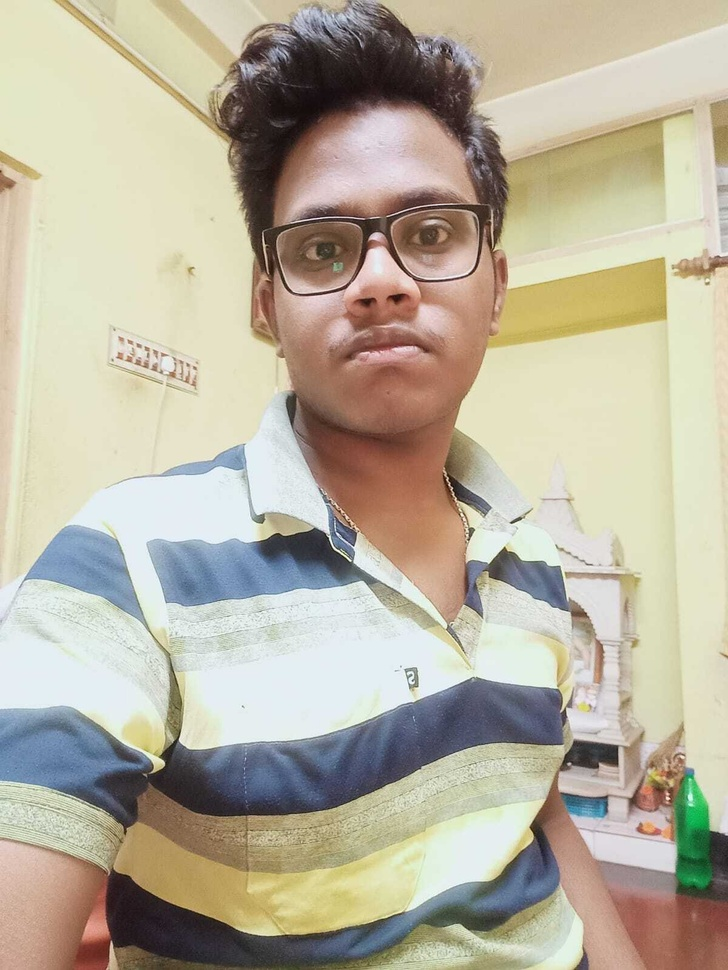
#> input picture code/dataset/testing/Arup4.jpg, 728 x 970 px, shrunk from 1200 x 1599 before the run, found by its file name
$ python image_face_detection.haar.py
#> lines starting #> are read from the running program, lines starting #| are printed output that depends on the picture; after the words box and inside, x2 and y2 are one past the last pixel; in counts of white or black regions, pixels touching at a corner belong together
#importing the required libraries
import cv2


#loading the image to detect
image_to_detect = cv2.imread('code/dataset/testing/Arup4.jpg')
#> image_to_detect is the input picture: shape (970, 728, 3); mean B, G, R 158.9, 177.3, 184.6

#load the pretrained haar classifier model
face_detection_classifier = cv2.CascadeClassifier('C:/Users/ASUS/OneDrive/Desktop/Face Recognition Project/code/models/haarcascade_frontalface_default.xml')

#detect all face locations using the haar classifier
all_face_locations = face_detection_classifier.detectMultiScale(image_to_detect)
#> all_face_locations = [[225, 117, 308, 308]]

#print the number of faces detected
print('There are {} no of faces in this image'.format(len(all_face_locations)))
#| There are 1 no of faces in this image

#looping through the face locations
for index,current_face_location in enumerate(all_face_locations):
    #splitting the tuple to get the four position values of current face
    x,y,width,height = current_face_location
    #start co-ordinates
    left_x, left_y = x,y
    #end co-ordinates
    right_x, right_y = x+width, y+height
    #printing the location of current face
    print('Found face {} at left_x:{},left_y:{},right_x:{},right_y:{}'.format(index+1,left_x,left_y,right_x,right_y))
    #slicing the current face from main image
    current_face_image = image_to_detect[left_y:right_y,left_x:right_x]
    #showing the current face with dynamic title
    cv2.imshow("Face no "+str(index+1),current_face_image)
    #draw bounding box around the faces
    cv2.rectangle(image_to_detect,(left_x,left_y),(right_x,right_y),(0,255,0),2)
#> this loop made 1 pass
#> (x, y, width, height, left_x, left_y, right_x, right_y) on pass 1: (225, 117, 308, 308, 225, 117, 533, 425)
#| Found face 1 at left_x:225,left_y:117,right_x:533,right_y:425
#> pass 1, `current_face_image = image_to_detect[left_y:right_y,left_x:right_x]`:
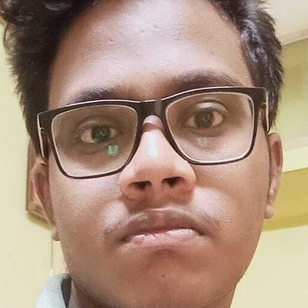
#> current_face_image: shape (308, 308, 3); mean B, G, R 124.4, 142.7, 169.8
#> after the loop:
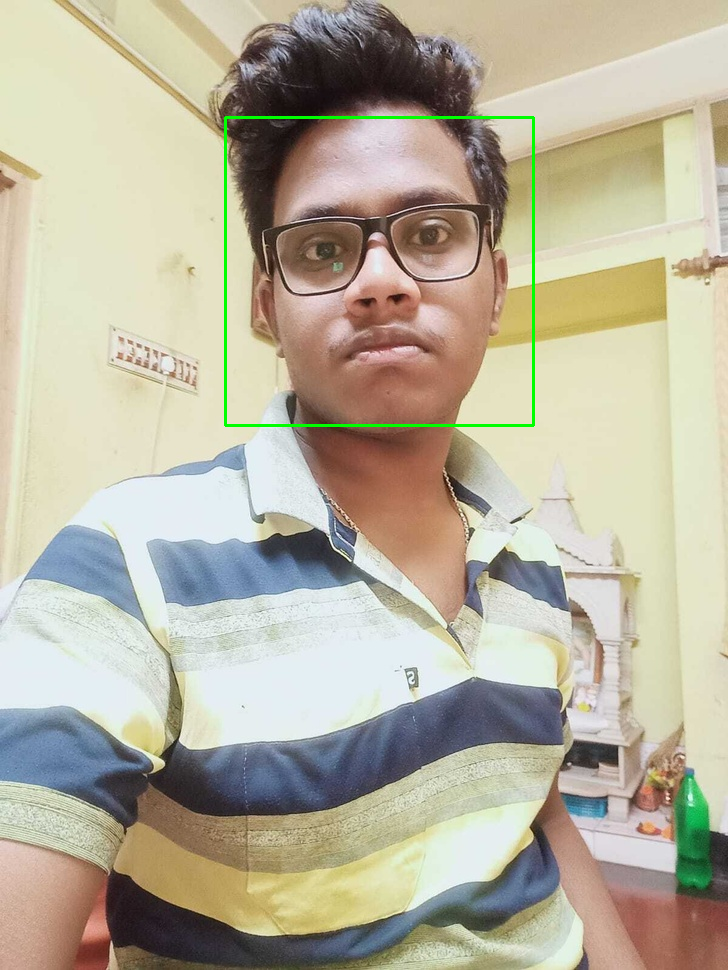
#> image_to_detect: shape (970, 728, 3); 0.52% of pixels changed, all inside (x1, y1, x2, y2) = (224, 116, 535, 427)

#show the image
cv2.imshow("faces in image",image_to_detect)
#keep the window waiting until we press a key
cv2.waitKey(0)
#close all windows
cv2.destroyAllWindows()

$ run again, with code/dataset/testing/RDJ3.jpg copied over code/dataset/testing/Arup4.jpg
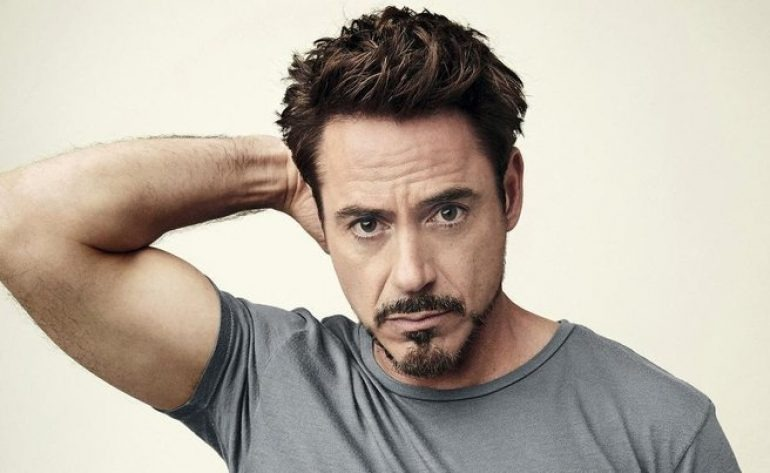
#> input picture code/dataset/testing/RDJ3.jpg, 770 x 473 px, found by its file name
#> image_to_detect is the input picture: shape (473, 770, 3); mean B, G, R 163.8, 175.6, 184.6
#> all_face_locations = [[291, 127, 248, 248]]
#| There are 1 no of faces in this image
#> the loop `for index,current_face_location in enumerate(all_face_locations):` made 1 pass
#> (x, y, width, height, left_x, left_y, right_x, right_y) on pass 1: (291, 127, 248, 248, 291, 127, 539, 375)
#> (printed output is left out)
#> pass 1, `current_face_image = image_to_detect[left_y:right_y,left_x:right_x]`:
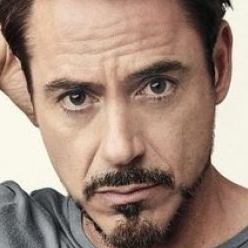
#> current_face_image: shape (248, 248, 3); mean B, G, R 123.4, 137.5, 161.5
#> after the loop `for index,current_face_location in enumerate(all_face_locations):`:
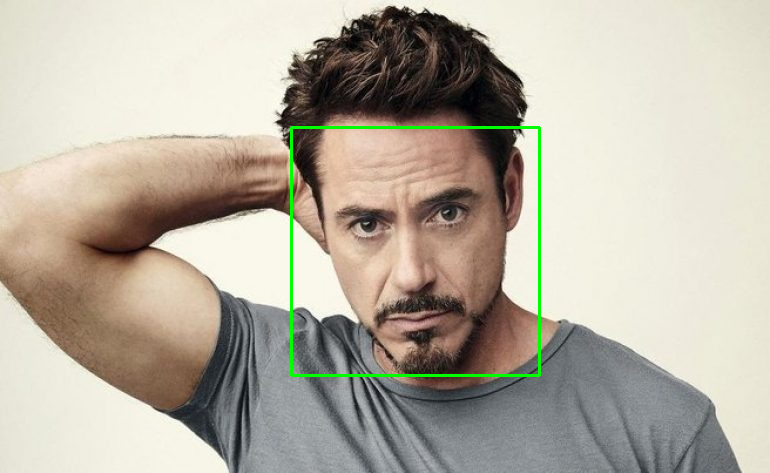
#> image_to_detect: shape (473, 770, 3); 0.82% of pixels changed, all inside (x1, y1, x2, y2) = (290, 126, 541, 377)
